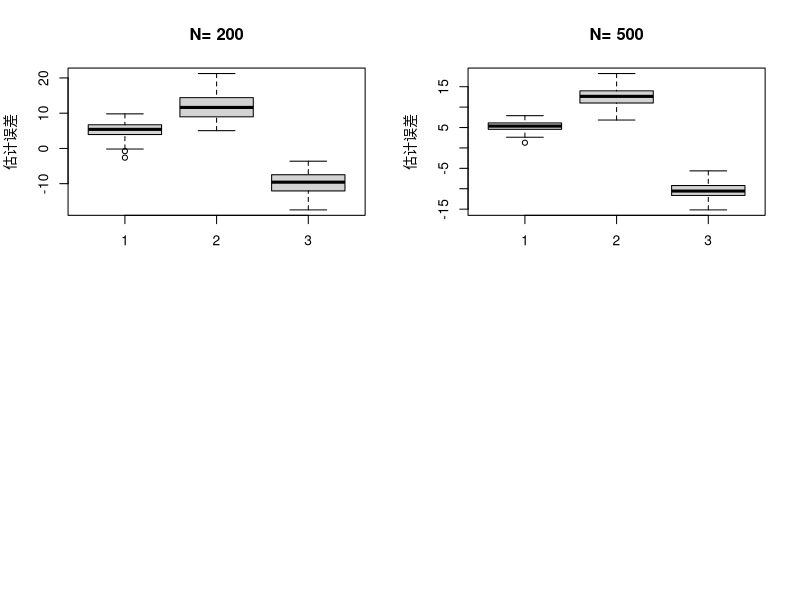

Source code (R): (Note: a time limit stopped this script after it produced the figure.)
lgst = function(y,X,beta){
    -(t(y)%*%X%*%beta - sum(log(1+exp(X%*%beta))) ) 
  # 返回对数似然函数的相反数，使原问题变成一个求最小值的问题
}


Ns = c(200,500,800,1000)
R = 200
beta_true = c(0.5, 1.2, -1) # 真实的beta值
beta_true = as.matrix(beta_true)
opar <- par(mfrow=c(2,2))
set.seed(555)
for (i in 1:length(Ns)){
  N = Ns[i]
  res_collection = matrix(rep(0,3*200),nrow=3) #用于收集每一轮得到的beta估计值的残差
  for (r in 1:R) {  # 进行R轮估计
    X1 = 10*as.matrix(rnorm(N));
    X2 = 10*as.matrix(rnorm(N));
    ones = as.matrix(rep(1,N))
    X = cbind(ones,X1,X2)
    y = exp(X %*% beta_true)/(1+exp(X%*%beta_true))
    y[which(y>0.5),] = 1
    y[which(y<=0.5),] = 0 # 真实的y值
    beta = c(0,0,0) 
    beta = as.matrix(beta)# 初始的beta值
    iter = 0
    while (iter <= 100){ # 使用Armijo准则进行阻尼Newton-Raphson迭代
      t = exp(X%*%beta)
      p = t/(1+t)
      W = diag(as.numeric(p*(1-p)))
      H = t(X) %*% W %*% X # 海森矩阵
      g = -t(X)%*%(y-p) # 梯度
      d = -solve(H)%*%g # 下降方向
      delta = 0.1
      alpha = 0.1 # 起始步长
      sigma = 0.1
      f_ori = lgst(y,X,beta)
      # print(f_ori)
      dec = t(g)%*%d
      beta_temp = beta + alpha*d
      iter2 = 0
      while( lgst(y,X,beta_temp)
             >  f_ori + delta*alpha*dec && iter2<10){ # 加阻尼，选取合适步长
        alpha = alpha*sigma
        beta_temp = beta + alpha*d
        iter2 = iter2 + 1
      }
      beta_new = beta + alpha*d
      if ( norm(beta_new-beta,'M') < 1e-5  ) { 
        # 用无穷范数刻画新旧beta的差异
        break}
      beta = beta_new
      iter = iter + 1
    }
    res_collection[,r] = beta_new - beta_true
  }
  
  boxplot(t(res_collection),main=paste('N=',N),ylab='估计误差')
}
